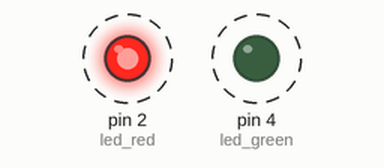
A program run on a simulated MicroPython board. Parts: output pins drawn as LEDs (lit = HIGH). Dashed ring = blinking. What the program prints to the serial console is not drawn. At 10.0 s the program stops and its outputs stay as they are.

Above: at 0.2 s.
Timing chart, 0 to 3.0 s (numbered marks = the images above):
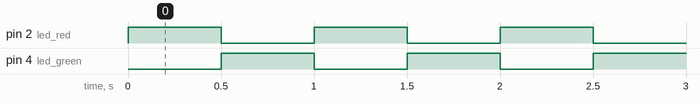

Measured:
- by itself, pin 2 (led_red), pin 4 (led_green): alternates HIGH for 0.50 s and LOW for 0.50 s, 20 changes in all, then stays LOW

The program:

03_twoLed.py
```python
# ==============================================================================
# 03_twoLed.py - การควบคุม LED สองดวง (Two LED Control)
# ==============================================================================
# โปรแกรมนี้สาธิตการควบคุม LED สองดวงสลับกัน
# This program demonstrates controlling two LEDs alternately
# ==============================================================================

import machine
import time

# กำหนดขา GPIO สำหรับ LED ทั้งสองดวง
# Set GPIO pins for both LEDs
led_red = machine.Pin(2, machine.Pin.OUT)    # LED สีแดง (Red LED) - GPIO2
led_green = machine.Pin(4, machine.Pin.OUT)  # LED สีเขียว (Green LED) - GPIO4

# วนซ้ำ 10 รอบ (Loop 10 times)
for i in range(10):
    # เปิด LED แดง, ปิด LED เขียว (Red ON, Green OFF)
    led_red.on()
    led_green.off()
    time.sleep(0.5)

    # ปิด LED แดง, เปิด LED เขียว (Red OFF, Green ON)
    led_red.off()
    led_green.on()
    time.sleep(0.5)

    print(f"รอบที่ (Round) {i + 1}")

# ปิด LED ทั้งสองดวงเมื่อจบโปรแกรม (Turn off both LEDs when done)
led_red.off()
led_green.off()
print("เสร็จสิ้น (Done)")
```
